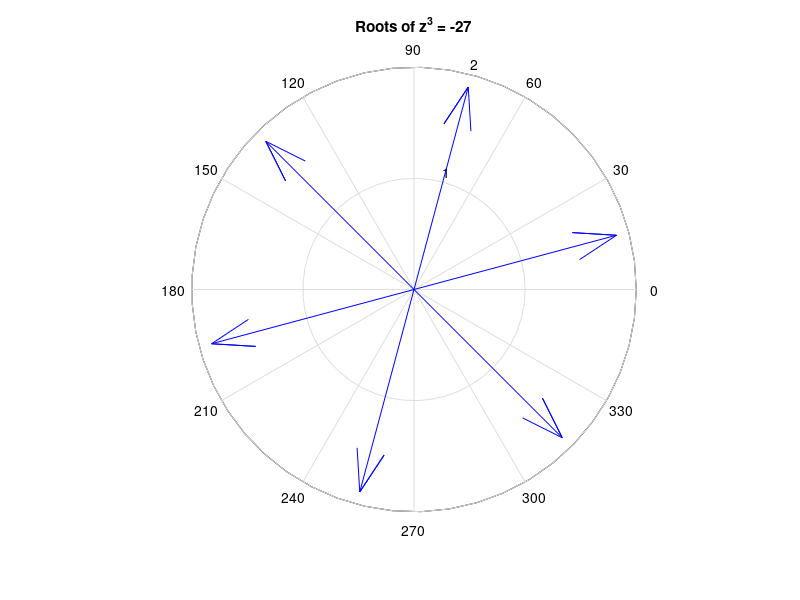

This chart was generated by the following MATLAB code:
% rewrite as z^3 +27 and define polynomial coefficients

coeffs = [1 0 0 0 0 0 -1j*45];

%find roots

z = roots(coeffs);

disp('Roots of z^3 + 27 = 0')
disp(z);

figure;
compass(z);
title('Roots of z^3 = -27');
